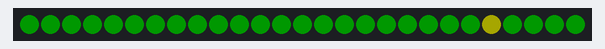
This program was run on a simulated Raspberry Pi (BCM pin numbers). Parts: 27 RGB LEDs in strip order, left to right. Dim RGB values are drawn brighter than linear; random numbers come from a fixed seed; what the program prints to the terminal is not drawn.

Above: at 0.16 s.
At 10.6 s:
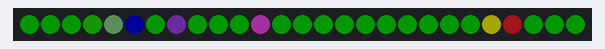

The program:

cube-demo.py
```python
import cubebit as cb
import time
import random

side = 3

side2 = side*side
cb.create(side)
rain = cb.fromRGB(255,0,255)
white = cb.fromRGB(255,255,255)
red = cb.fromRGB(255, 0, 0)

green = cb.fromRGB(0, 150, 0)
brown = cb.fromRGB(230, 150, 80)

star = cb.fromRGB(255, 255, 0)

colors = 10

cloud = [None]*side2


try:
    while True:
        cb.cleanup()
        cb.setPlane(side-1, 2, green)
        cb.setPlane(side-2, 2, green)
        cb.setPlane(side-3, 2, green)
        cb.setPixel(cb.map(1, 1, 2), star)

        cb.show()

        clr = cb.fromRGB(
            random.randint(0, 255 - 1),
            random.randint(0, 150 - 1),
            random.randint(0, 255 - 1)
        )

        print(clr)
        x = [0] * colors
        y = [0] * colors
        z = [0] * colors
        r = [0] * colors
        g = [0] * colors
        b = [0] * colors

        print(x)

        for i in range(colors):
            print(i)
            x[i] = random.randint(0, side - 1)
            y[i] = random.randint(0, side - 1)
            z[i] = random.randint(0, side - 1)

            r[i] = random.randint(0, 254)
            g[i] = random.randint(0, 150)
            b[i] = random.randint(0, 254)

        print(x)
        print(y)
        print(z)
        print(r)
        print(g)
        print(b)

        for (xx, yy, zz, rr, gg, bb) in zip(x, y, z, r, g, b):
            if xx == 1 and yy == 1 and zz == 2:
                zz = 0

            rn = 0
            gn = 150
            bn = 0

            while (rn != rr) or (gn != gg) or (bn != bb):
                if rn > rr:
                    rn -= 1
                elif rn < rr:
                    rn += 1
                else:
                    rn = rr

                if gn > gg:
                    gn -= 1
                elif gn < gg:
                    gn += 1
                else:
                    gn = gg

                if bn > bb:
                    bn -= 1
                elif bn < bb:
                    bn += 1
                else:
                    bn = bb

                cb.setPixel(
                    cb.map(xx, yy, zz),
                    cb.fromRGB(rn, gn, bn)
                )
                cb.show()
                time.sleep(0.005)
                #print("{rn}:{rr} / {gn}:{gg} / {bn}:{bb}".format(rn=rn, rr=rr, gn=gn, gg=gg, bn=bn, bb=bb))

        time.sleep(3)

        for (xx, yy, zz, rn, gn, bn) in zip(x, y, z, r, g, b):
            if xx == 1 and yy == 1 and zz == 2:
                zz = 0

            rr = 0
            gg = 150
            bb = 0

            while (rn != rr) or (gn != gg) or (bn != bb):
                if rn > rr:
                    rn -= 1
                elif rn < rr:
                    rn += 1
                else:
                    rn = rr

                if gn > gg:
                    gn -= 1
                elif gn < gg:
                    gn += 1
                else:
                    gn = gg

                if bn > bb:
                    bn -= 1
                elif bn < bb:
                    bn += 1
                else:
                    bn = bb

                cb.setPixel(
                    cb.map(xx, yy, zz),
                    cb.fromRGB(rn, gn, bn)
                )
                cb.show()
                time.sleep(0.01)
                #print("{rn}:{rr} / {gn}:{gg} / {bn}:{bb}".format(rn=rn, rr=rr, gn=gn, gg=gg, bn=bn, bb=bb))

        time.sleep(2)

except Exception as ex:
    print(ex)
finally:
    cb.cleanup()
```

cubebit.py
```python
# Python module for 4tronix Cube:Bit which is basically a port of the Makecode package
# Layered over the Adafruit neopixel library
# Install that following the instructions here: https://learn.adafruit.com/neopixels-on-raspberry-pi/software
# Cube:Bit available from shop.4tronix.co.uk

from rpi_ws281x import *

# Global settings
side = 5
side2 = side * side
side3 = side2 * side
cube = None
brightness = 40

def create (lside=3, lbrightness=40):
        global side, side2, side3, cube
        if (cube == None):
                side = lside
                side2 = side * side
                side3 = side2 * side
                brightness = lbrightness
                cube = Adafruit_NeoPixel(side3, 18, 800000, 5, False, brightness)
                cube.begin()

def cleanup():
        clear()
        show()

def map(x, y, z):
        q=0;
        if (x<side and y<side and z<side and x>=0 and y>=0 and z>=0):
            if ((z%2) == 0):
                if ((y%2) == 0):
                    q = y * side + x
                else:
                    q = y * side + side - 1 - x
            else:
                if ((side%2) == 0):
                    y = side - y - 1
                if ((x%2) == 0):
                    q = side * (side - x) - 1 - y
                else:
                    q = (side - 1 - x) * side + y
            return z*side2 + q
        return cubeSide3;    # return non-existent pixel for out of bounds


def setColor(color):
        for i in range(side3):
                setPixel(i, color)

def setPixel(ID, color):
        if (ID <= side3):
                cube.setPixelColor(ID, color)

def show():
        cube.show()

def clear():
        for i in range(side3):
                setPixel(i, 0)

def rainbow():
        i = 0
        for z in range(side):
                for y in range(side):
                        for x in range(side):
                                setPixel(map(x,y,z), wheel(i * 256 / side3))
                                i += 1

def fromRGB(red, green, blue):
        return ((int(red)<<16) + (int(green)<<8) + blue)

def toRGB(color):
        return (((color & 0xff0000) >> 16), ((color & 0x00ff00) >> 8), (color & 0x0000ff))

def wheel(pos):
	"""Generate rainbow colors across 0-255 positions."""
	if pos < 85:
		return fromRGB(255 - pos * 3, pos * 3, 0) # Red -> Green
	elif pos < 170:
		pos -= 85
		return fromRGB(0, 255 - pos * 3, pos * 3) # Green -> Blue
	else:
		pos -= 170
		return fromRGB(pos * 3, 0, 255 - pos * 3) # Blue -> Red

def setPlane(plane, axis, color):
        if (axis == 0):
                for y in range(side):
                        for z in range(side):
                                setPixel(map(plane, y, z), color)
        elif (axis == 1):
                for x in range(side):
                        for z in range(side):
                                setPixel(map(x, plane, z), color)
        else:
                for x in range(side):
                        for y in range(side):
                                setPixel(map(x, y, plane), color)
```
